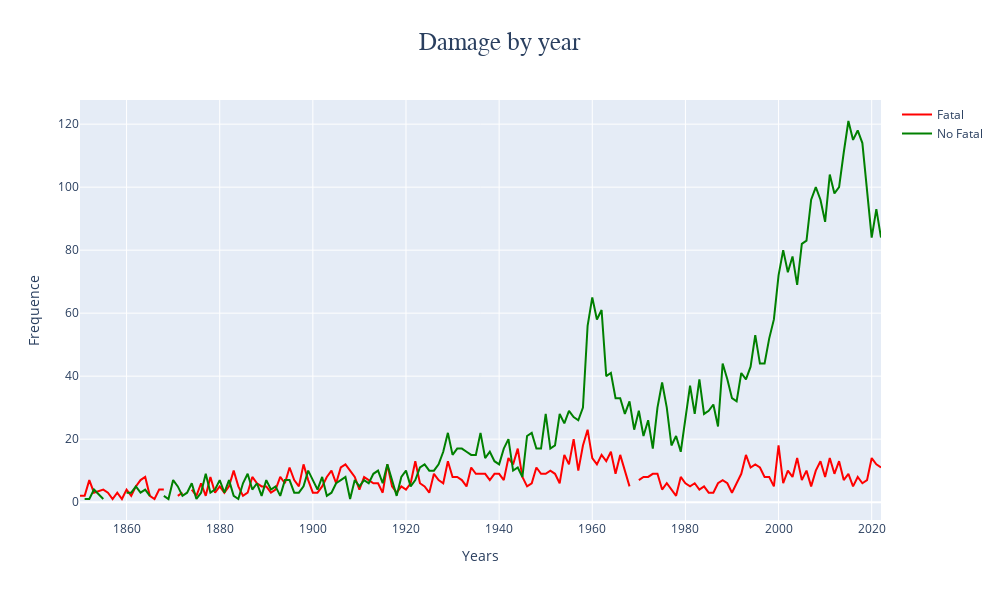

Notebook code cell kept with this figure:
### Code cell
trace1 = go.Scatter(x=year_damage.index, y= year_damage["Fatal"], mode='lines', name='Fatal', line=dict(color='red', width=2))
trace2 = go.Scatter(x=year_damage.index, y= year_damage["No Fatal"], mode='lines', name='No Fatal', line=dict(color='green', width=2))

title={'text': 'Damage by year', 'x':0.5,'xanchor': 'center','font': {'size': 25, 'family': 'Arial'}}
xaxis= {'title': 'Years'}
yaxis= {'title': 'Frequence'}


layout = go.Layout(title= title, xaxis=xaxis, yaxis=yaxis, width=1000, height=600)

fig = go.Figure(data=[trace1, trace2], layout=layout)

fig.show()

### Figure 1 — Plotly figure (JSON) as saved in the notebook; plotly's stock layout.template omitted (floating-point values rounded to 4 significant figures; data arrays with more than 128 entries replaced by an {"elided": "..."} marker saying what was removed)
{"data": [{"line": {"color": "red", "width": 2}, "mode": "lines", "name": "Fatal", "type": "scatter", "x": {"elided": "172 int values"}, "y": {"elided": "172 int values"}}, {"line": {"color": "green", "width": 2}, "mode": "lines", "name": "No Fatal", "type": "scatter", "x": {"elided": "172 int values"}, "y": {"elided": "172 int values"}}], "layout": {"height": 600, "title": {"font": {"family": "Arial", "size": 25}, "text": "Damage by year", "x": 0.5, "xanchor": "center"}, "width": 1000, "xaxis": {"title": {"text": "Years"}}, "yaxis": {"title": {"text": "Frequence"}}}}
